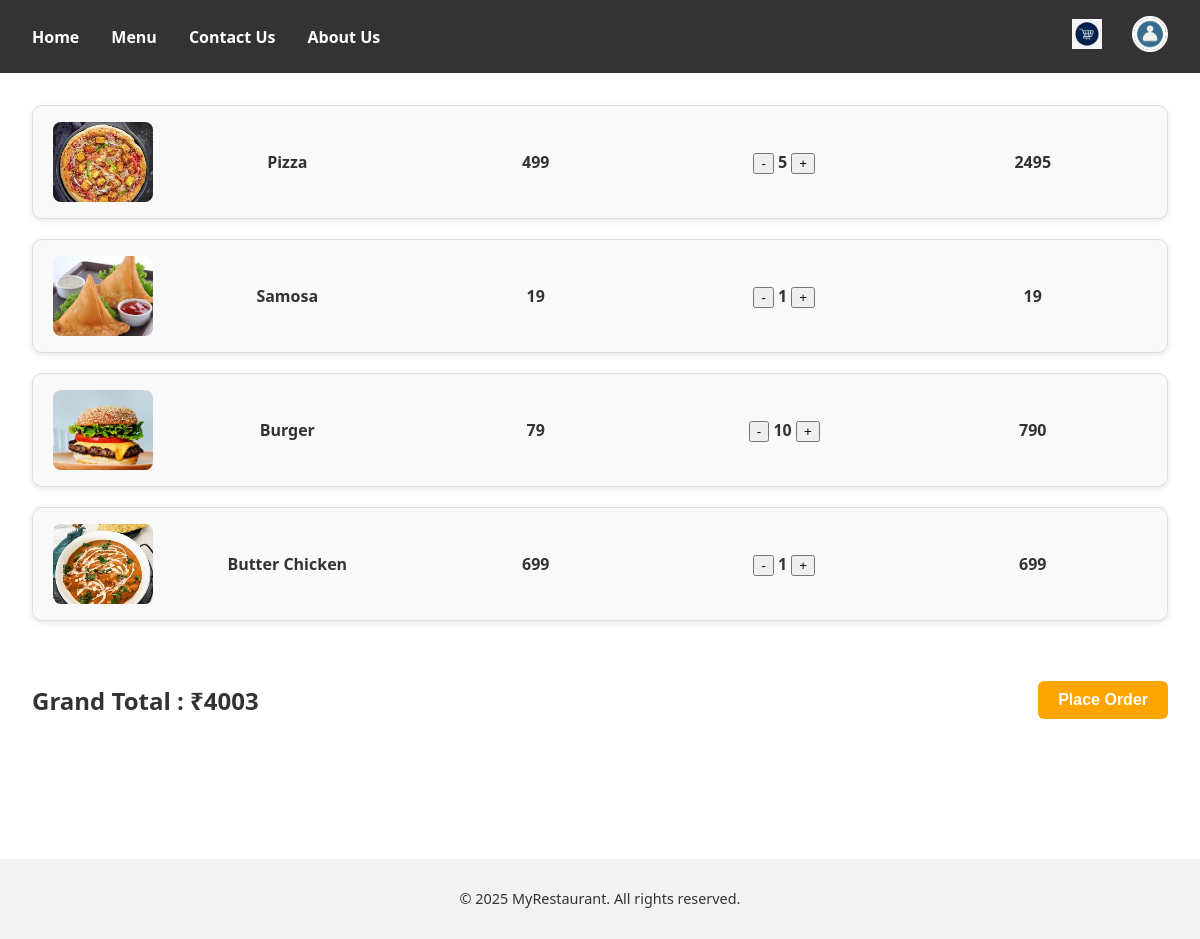
The app's page /order/viewcart/ (signed in), older data.
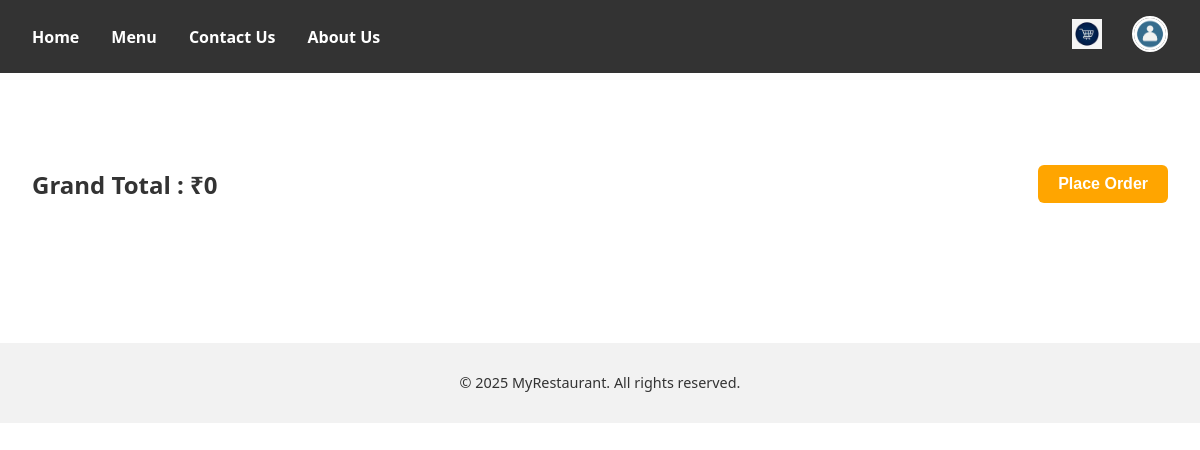
The same page, newer data.
### order/models.py (models this page shows, shortened)
class Cart(models.Model):
    user = models.ForeignKey(User, on_delete=models.CASCADE , related_name='cart_items')
    dish = models.ForeignKey(Menu, on_delete=models.CASCADE)
    quantity = models.PositiveIntegerField(default=1)

### hells_kitchen/models.py (models this page shows, shortened)
class Menu(models.Model):
    status_choice=[
        ("Veg","Vegetarian"),
        ("Non-Veg","Non-Vegetarian")
    ]
    dish=models.CharField(max_length=20,blank=False)
    price=models.IntegerField(blank=False)
    image=models.ImageField(upload_to='menu_images/',blank=True,null=True)
    ingredients=models.CharField(max_length=100,blank=True)
    status=models.CharField(max_length=10,choices=status_choice)
    description=models.CharField(max_length=500,blank=True,null=True)

### order/views.py (the view)
# urls.py: path('viewcart/',views.view_cart,name='viewcart'),
@login_required
def view_cart(request):
    dishes = Cart.objects.filter(user=request.user)
    grandtotal = 0
    for dish in dishes:
        dish.totalprice = dish.dish.price * dish.quantity
        grandtotal += dish.totalprice
    return render(request,"order/view_cart.html",{'dishes':dishes,
                                                  'grandtotal':grandtotal})

### order/templates/order/view_cart.html (shortened to what this page needs)
{% extends "darkblueprint.html" %}
{% load static %}
{% block style %}
<link rel="stylesheet" href="{% static 'css/styleview_cart.css' %}">
{% endblock style %}
{% block content %}
    {% for dish in dishes %}
        <div class="dish">
            <img src="{{dish.dish.image.url}}" alt="404">
            <h2>{{dish.dish.dish}}</h2>
            <h2>{{dish.dish.price}}</h2>
            <h2>
                <a href="{% url 'remove from cart' dish.dish.id %}?next={{ request.path }}" class="decrement">
                    <button>-</button>
                </a>
                {{ dish.quantity }}
                <a href="{% url 'add to cart' dish.dish.id %}?next={{ request.path }}" class="incrememt">
                <button>+</button>
                </a>
            </h2>
            <h2>{{dish.totalprice}}</h2>
        </div>
    {% endfor %}
    <div class="total-order-container">
        <h1 class="grand-total">Grand Total : ₹{{grandtotal}}</h1>
        <a href="{% url 'profile'%}?next={% url 'checkprofile'%}">
            <button class="order">Place Order</button>
        </a>
    </div>
{% endblock %}

Row changes from the older to the newer data that the page shows:
removed Cart: dish.image (picture), dish.dish "Pizza", dish.price "499", quantity "5", totalprice "2495"
removed Cart: dish.image (picture), dish.dish "Samosa", dish.price "19", quantity "1", totalprice "19"
removed Cart: dish.image (picture), dish.dish "Burger", dish.price "79", quantity "10", totalprice "790"
removed Cart: dish.image (picture), dish.dish "Butter Chicken", dish.price "699", quantity "1", totalprice "699"
Text that changed along with them:
{{ grandtotal }}: "4003" → "0"
